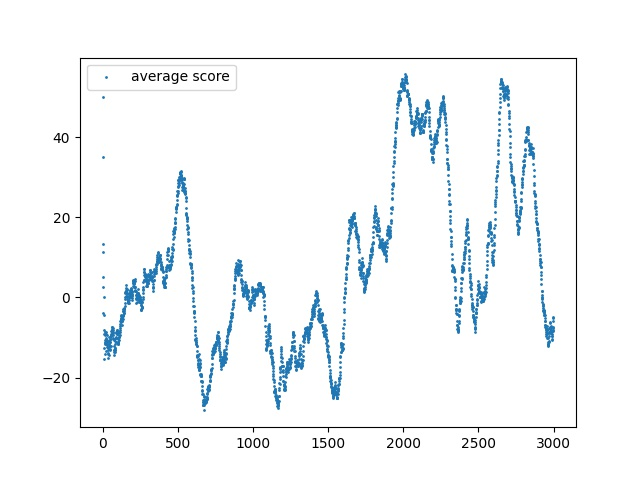

This chart was generated by the following Python code:
import numpy as np
import matplotlib.pyplot as plt
import sys

file = open("stats_lstm2.txt","r")

score, avg, best, eps, step = [],[],[],[],[]
line = file.readline()
while line:
    tmp = line.split(":")
    if("," in tmp[1]):
        score.append(float(tmp[2][1:-15]))
        avg.append(float(tmp[3][1:-12]))
        best.append(float(tmp[4][1:-9]))
        eps.append(float(tmp[5][1:-7]))
        step.append(float(tmp[6][1:-1]))
    line = file.readline()

score = np.array(score)
avg = np.array(avg)
best = np.array(best)
eps = np.array(eps)
step = np.array(step)
index = np.arange(score.shape[0])


plt.scatter(index, avg, s= 1, label="average score")
plt.legend()
plt.savefig('stats2.jpg')
